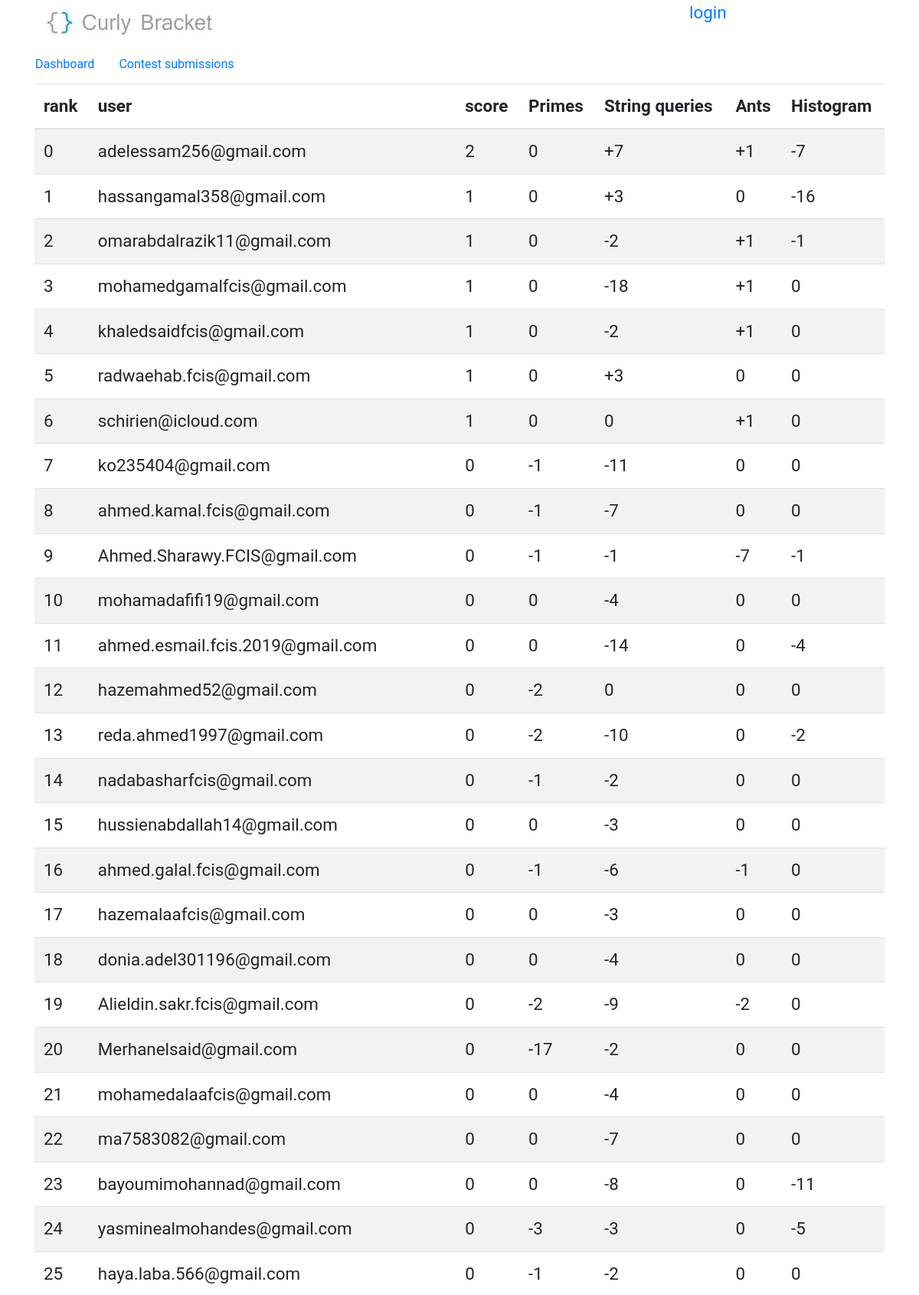
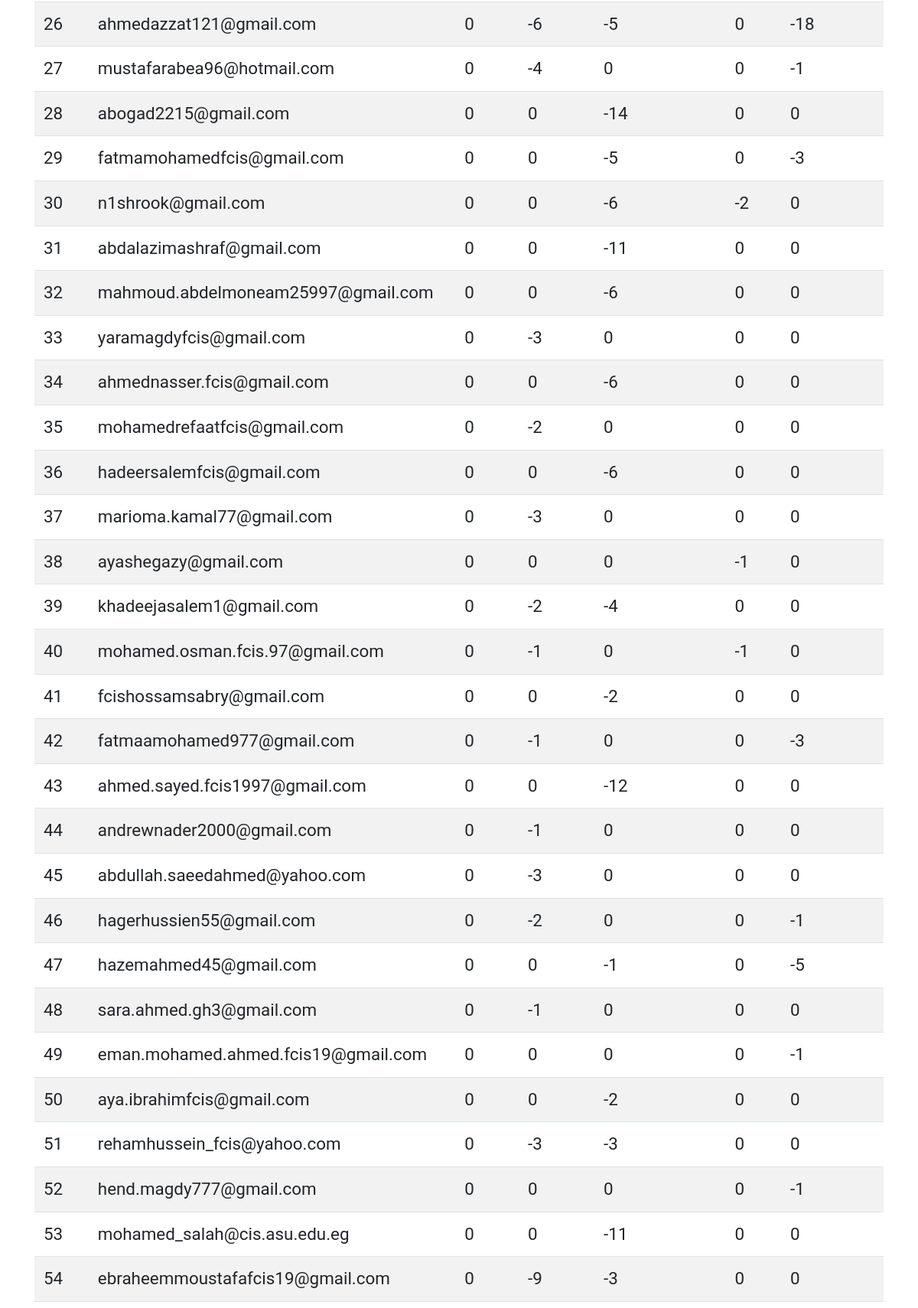
Page /contest/3/scoreboard (upper part) on the committed database (2 pictures, top to bottom).
### BracketsOJ/models.py (models this page shows)
class problem(models.Model):
    title = models.CharField(max_length=50)
    time_limit = models.IntegerField(default=100)
    memory_limit = models.IntegerField(default=64)
    statement = models.CharField(max_length=1500)
    input_section = models.CharField(max_length=500)
    output_section = models.CharField(max_length=500)
    samples = models.IntegerField(default=1)
    notes = models.CharField(max_length=200, blank=True, null=True)
    added = models.DateField(auto_now_add=True, blank=True)
    contest = models.ForeignKey(contest, on_delete=models.SET_NULL, null=True, blank=True)
    checker = models.CharField(max_length=50, default='ecmp')
    def __str__(self):
        return self.title

### BracketsOJ/views.py (the view)
# urls.py: re_path(r'^contest/(?P<contest_id>\d+)/scoreboard/?$', views.scoreboardView, name='scoreboard'),
def scoreboardView(request, contest_id):
    current_contest = get_object_or_404(contest,id = contest_id)
    problems = problem.objects.filter(contest_id=contest_id)
    submissions = submission.objects.filter(problem__contest_id = contest_id,submitted__lte=current_contest.end_date,submitted__gte=current_contest.start_date).order_by('submitted')
    users_dict = {}
    for user_submission in submissions:
        if str(user_submission.user) not in users_dict:
            users_dict[str(user_submission.user)] = {}
        if str(user_submission.problem) not in users_dict[str(user_submission.user)]:
            users_dict[str(user_submission.user)][str(user_submission.problem)] = 0
        if users_dict[str(user_submission.user)][str(user_submission.problem)] > 0:
            continue
        if user_submission.status == 'AC':
            users_dict[str(user_submission.user)][str(user_submission.problem)] = abs(users_dict[str(user_submission.user)][str(user_submission.problem)]) + 1
        else:
            users_dict[str(user_submission.user)][str(user_submission.problem)] -= 1
    for user_name, user_dict in users_dict.items():
        users_dict[user_name]['bracketsscore'] = get_acs(user_dict)
    users_dict = dict(sorted(users_dict.items(), key=sort_on_acs, reverse=True))
    try:
        return render(request, 'scoreboard.html', {'contest': current_contest, 'problems': problems, 'scoreboard': users_dict})
    except:
        raise SuspiciousOperation()

### BracketsOJ/views.py (called while the page is built)
def get_acs(user_dict):
    num_ac = 0
    for _, score in user_dict.items():
        num_ac += 1 if score > 0 else 0
    return num_ac

def sort_on_acs(user_dict):
    return user_dict[1]['bracketsscore']

### templates/scoreboard.html (shortened to what this page needs)
{% extends 'base.html' %}
{% block content %}
        <div>
            <nav class="row nav problem-text">
                <a class="nav-link" href="/contest/{{ contest.id }}">Dashboard</a>
                <a class="nav-link" href="/contest/{{ contest.id }}/submissions">Contest submissions</a>
            </nav>
        </div>
        <div class="table-responsive">
            <table class="table table-striped">
                <thead>
                    <tr>
                        <th>
                            rank
                        </th>
                        <th>
                            user
                        </th>
                        <th>
                            score
                        </th>
                        {% for problem in problems %}
                            <th>
                                {{ problem }}
                            </th>
                        {% endfor %}
                    </tr>
                </thead>
                <tbody>
                    {% for user_name, user_score in scoreboard.items %}
                        <tr>
                            <td>
                                {{ forloop.counter0 }}
                            </td>
                            <td>
                                {{ user_name }}
                            </td>
                            <td>
                                {{ user_score.bracketsscore }}
                            </td>
                            {% for problem in problems %}
                                <td>
                                    {% if problem.title not in user_score %}
                                        0
                                    {% else %}
                                        {% for problem_name, problem_score in user_score.items %}
                                            {% if problem_name == problem.title %}
                                                {% if problem_score > 0 %}+{% endif %}{{ problem_score }}
                                            {% endif %}
                                        {% endfor %}
                                    {% endif %}
                                </td>
                            {% endfor %}
                        </tr>
                    {% endfor %}
                </tbody>
            </table>
        </div>
{% endblock %}

### templates/base.html (style rules this page uses)
body { line-height: 1.5em; font-size: 1.4rem; font-family: "Roboto", "Lucida Grande", Verdana, Arial, sans-serif; padding-bottom: 47px; }
.problem-text { font-size: 1rem; }

### rows in the picture
problem: title "Primes", shows "0", user_score "-1" "-1" "-1" "-2" "-2" "-1" "-1" "-2" "-17" "-3" "-1" "-6" "-4" "-3" "-2" "-3" "-2" "-1" "-1" "-1" "-3" "-2" "-1" "-3" "-9"
problem: title "String queries", user_score "7" "3" "-2" "-18" "-2" "3" "-11" "-7" "-1" "-4" "-14" "-10" "-2" "-3" "-6" "-3" "-4" "-9" "-2" "-4" "-7" "-8" "-3" "-2" "-5" "-14" "-5" "-6" "-11" "-6" "-6" "-6" "-4" "-2" "-12" "-1" "-2" "-3" "-11" "-3", shows "0"
problem: title "Ants", user_score "1" "1" "1" "1" "1" "-7" "-1" "-2" "-2" "-1" "-1", shows "0"
problem: title "Histogram", user_score "-7" "-16" "-1" "-1" "-4" "-2" "-11" "-5" "-18" "-1" "-3" "-3" "-1" "-5" "-1" "-1", shows "0"

### other values in the picture
{{ user_name }} "adelessam256@gmail.com" "hassangamal358@gmail.com" "omarabdalrazik11@gmail.com" "mohamedgamalfcis@gmail.com" "khaledsaidfcis@gmail.com" "radwaehab.fcis@gmail.com" "schirien@icloud.com" "ko235404@gmail.com" "ahmed.kamal.fcis@gmail.com" "Ahmed.Sharawy.FCIS@gmail.com" "mohamadafifi19@gmail.com" "ahmed.esmail.fcis.2019@gmail.com" "hazemahmed52@gmail.com" "reda.ahmed1997@gmail.com" "nadabasharfcis@gmail.com" "hussienabdallah14@gmail.com" "ahmed.galal.fcis@gmail.com" "hazemalaafcis@gmail.com" "donia.adel301196@gmail.com" "Alieldin.sakr.fcis@gmail.com" "Merhanelsaid@gmail.com" "mohamedalaafcis@gmail.com" "ma7583082@gmail.com" "bayoumimohannad@gmail.com" "yasminealmohandes@gmail.com" "haya.laba.566@gmail.com" "ahmedazzat121@gmail.com" "mustafarabea96@hotmail.com" "abogad2215@gmail.com" "fatmamohamedfcis@gmail.com" "n1shrook@gmail.com" "abdalazimashraf@gmail.com" "mahmoud.abdelmoneam25997@gmail.com" "yaramagdyfcis@gmail.com" "ahmednasser.fcis@gmail.com" "mohamedrefaatfcis@gmail.com" "hadeersalemfcis@gmail.com" "marioma.kamal77@gmail.com" "ayashegazy@gmail.com" "khadeejasalem1@gmail.com" "mohamed.osman.fcis.97@gmail.com" "fcishossamsabry@gmail.com" "fatmaamohamed977@gmail.com" "ahmed.sayed.fcis1997@gmail.com" "andrewnader2000@gmail.com" "abdullah.saeedahmed@yahoo.com" "hagerhussien55@gmail.com" "hazemahmed45@gmail.com" "sara.ahmed.gh3@gmail.com" "eman.mohamed.ahmed.fcis19@gmail.com" "aya.ibrahimfcis@gmail.com" "rehamhussein_fcis@yahoo.com" "hend.magdy777@gmail.com" "mohamed_salah@cis.asu.edu.eg" "ebraheemmoustafafcis19@gmail.com"
{{ user_score.bracketsscore }} "2" "1" "1" "1" "1" "1" "1" "0" "0" "0" "0" "0" "0" "0" "0" "0" "0" "0" "0" "0" "0" "0" "0" "0" "0" "0" "0" "0" "0" "0" "0" "0" "0" "0" "0" "0" "0" "0" "0" "0" "0" "0" "0" "0" "0" "0" "0" "0" "0" "0" "0" "0" "0" "0" "0"
